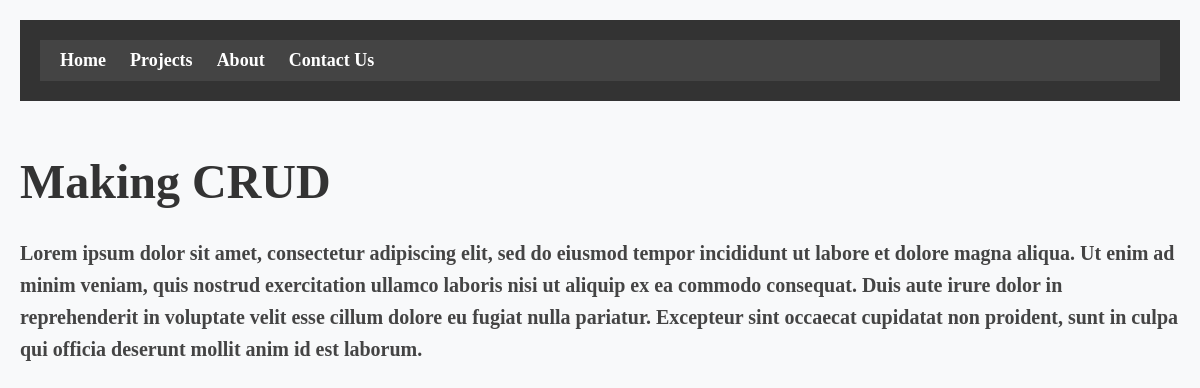
The app's page /view-project/026c9b21f0024ef7b7e5dc768d8df1dd/ with its own data.
### appOne/models.py (models this page shows, shortened)
class Project(models.Model):
    title = models.CharField(max_length=50)
    description = models.TextField(max_length = 2000, blank=True, null=True)
    created = models.DateTimeField(auto_now_add=True)
    id = models.UUIDField(default=uuid.uuid4, unique=True, primary_key=True, editable=False)

### appOne/views.py (the view)
# urls.py: path('view-project/<str:pk>/', views.viewProject, name="view-project"),
def viewProject(request, pk):
    project = Project.objects.get(id = pk)
    context = {
        'project':project,
    }
    return render(request, 'appOne/viewProject.html', context)

### appOne/templates/appOne/viewProject.html (shortened to what this page needs)
{% extends 'appOne/home.html' %}
{% block content %}
<h1> {{project.title}} <h1>
<p>{{project.description}}</p>
{% endblock %}

### appOne/templates/appOne/home.html (shortened to what this page needs)
{% load static %}
<!DOCTYPE html>
<html lang="en">
<head>
    <link rel="stylesheet" href="{% static 'appOne/style.css' %} ">
</head>
<body>
    <header>
        <nav>
            <ul>
                <li><a href="{% url 'home' %}">Home</a></li>
                <li><a href="{% url 'projects' %}">Projects</a></li>
                <li><a href="{% url 'about' %}">About</a></li>
                <li><a href="{% url 'contact' %}">Contact Us</a></li>
            </ul>
        </nav>
    </header>
    {% block content %}{% endblock %}
</body>
</html>

### appOne/static/appOne/style.css (style rules this page uses)
body, h1, h2, p, ul, li { margin: 0; padding: 0; }
header { background-color: #333; padding: 20px; }
nav { background-color: #444; padding: 10px 20px; }
nav ul { list-style-type: none; margin: 0; padding: 0; }
nav ul li { display: inline; margin-right: 20px; }
nav ul li a { text-decoration: none; color: white; font-weight: bold; font-size: 18px; transition: color 0.3s ease; }

### records on screen
Project: title "Making CRUD", description "Lorem ipsum dolor sit amet, consectetur adipiscing elit, sed do eiusmod tempor incididunt ut labore et dolore magna aliqua. Ut enim ad minim veniam, quis nostrud exercitation ullamco laboris nisi ut aliquip ex ea commodo consequat. Duis aute irure dolor in reprehenderit in voluptate velit esse cillum dolore eu fugiat nulla pariatur. Excepteur sint occaecat cupidatat non proident, sunt in culpa qui officia deserunt mollit anim id est laborum."
